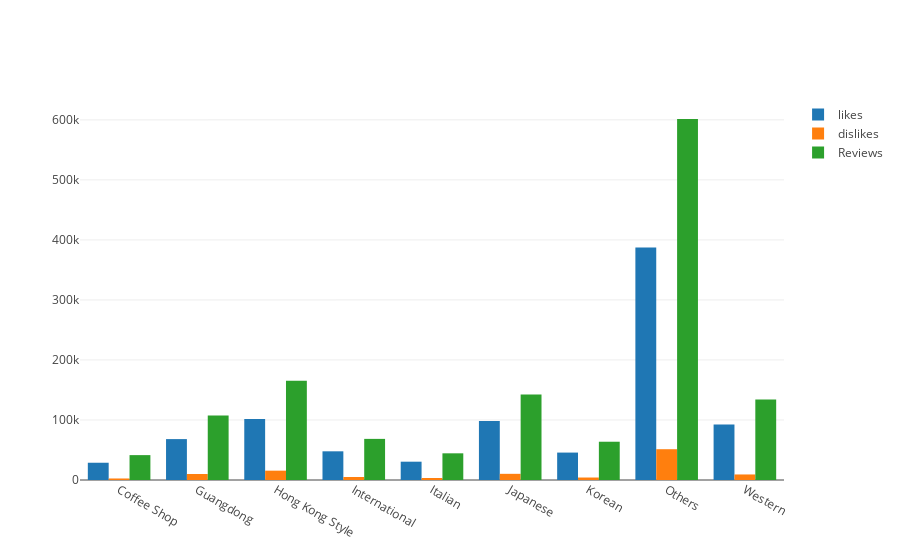

Notebook code for this chart:
### Code cell
data = [Bar(y=plotly1.likes,x=plotly1.foodtype,name="likes"),Bar(y=plotly1.dislikes,x=plotly1.foodtype,name="dislikes"),Bar(y=plotly1.number_of_reviews,x=plotly1.foodtype,name="Reviews")]

iplot(data)

### Figure 1 — Plotly figure (JSON) as saved in the notebook; plotly's stock layout.template omitted (floating-point values rounded to 4 significant figures)
{"data": [{"name": "likes", "type": "bar", "x": ["Coffee Shop", "Guangdong", "Hong Kong Style", "International", "Italian", "Japanese", "Korean", "Others", "Western"], "y": [28763, 68134, 101483, 47805, 30506, 98388, 45689, 387536, 92391]}, {"name": "dislikes", "type": "bar", "x": ["Coffee Shop", "Guangdong", "Hong Kong Style", "International", "Italian", "Japanese", "Korean", "Others", "Western"], "y": [2525, 9961, 15553, 5039, 3331, 10284, 4131, 51294, 9224]}, {"name": "Reviews", "type": "bar", "x": ["Coffee Shop", "Guangdong", "Hong Kong Style", "International", "Italian", "Japanese", "Korean", "Others", "Western"], "y": [41443, 107418, 165450, 68510, 44453, 142268, 63751, 601435, 134172]}], "layout": {}}
